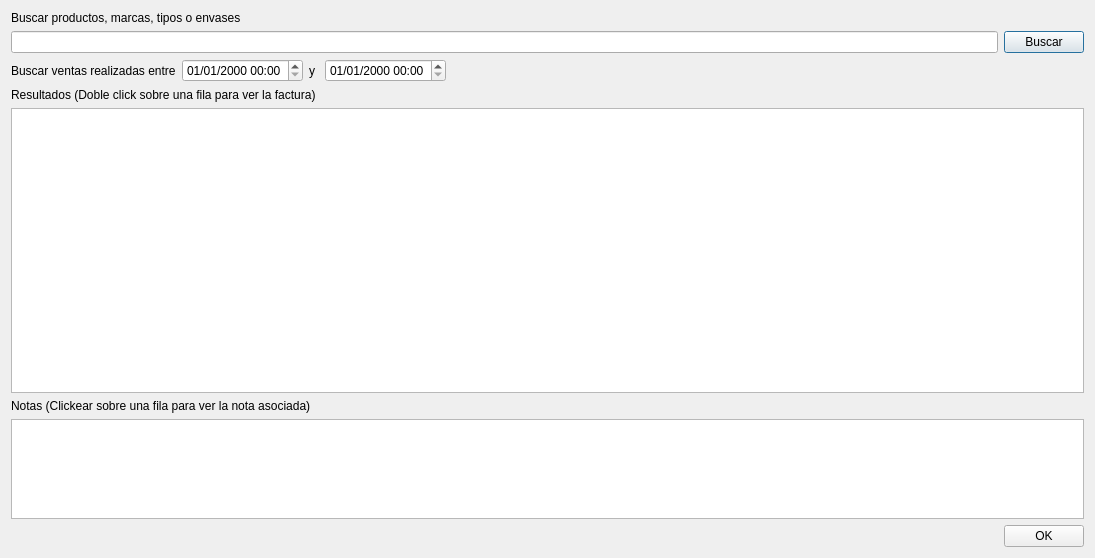
<?xml version="1.0" encoding="UTF-8"?>
<ui version="4.0">
 <class>DiagSaleHistory</class>
 <widget class="QDialog" name="DiagSaleHistory">
  <property name="geometry">
   <rect>
    <x>0</x>
    <y>0</y>
    <width>1095</width>
    <height>558</height>
   </rect>
  </property>
  <property name="windowTitle">
   <string>Historial de Ventas</string>
  </property>
  <layout class="QVBoxLayout" name="verticalLayout_2">
   <item>
    <layout class="QVBoxLayout" name="verticalLayout">
     <item>
      <widget class="QLabel" name="label">
       <property name="text">
        <string>Buscar productos, marcas, tipos o envases</string>
       </property>
      </widget>
     </item>
     <item>
      <layout class="QHBoxLayout" name="horizontalLayout">
       <item>
        <widget class="QLineEdit" name="leSearch"/>
       </item>
       <item>
        <widget class="QPushButton" name="pbButton">
         <property name="text">
          <string>Buscar</string>
         </property>
        </widget>
       </item>
      </layout>
     </item>
    </layout>
   </item>
   <item>
    <layout class="QHBoxLayout" name="horizontalLayout_3">
     <item>
      <widget class="QLabel" name="label_2">
       <property name="text">
        <string>Buscar ventas realizadas entre</string>
       </property>
      </widget>
     </item>
     <item>
      <widget class="QDateTimeEdit" name="dteStart">
       <property name="displayFormat">
        <string>dd/MM/yyyy hh:mm</string>
       </property>
      </widget>
     </item>
     <item>
      <widget class="QLabel" name="label_3">
       <property name="text">
        <string>y </string>
       </property>
      </widget>
     </item>
     <item>
      <widget class="QDateTimeEdit" name="dteEnd">
       <property name="displayFormat">
        <string>dd/MM/yyyy hh:mm</string>
       </property>
      </widget>
     </item>
     <item>
      <spacer name="horizontalSpacer_2">
       <property name="orientation">
        <enum>Qt::Horizontal</enum>
       </property>
       <property name="sizeHint" stdset="0">
        <size>
         <width>40</width>
         <height>20</height>
        </size>
       </property>
      </spacer>
     </item>
    </layout>
   </item>
   <item>
    <widget class="QLabel" name="label_4">
     <property name="text">
      <string>Resultados (Doble click sobre una fila para ver la factura)</string>
     </property>
    </widget>
   </item>
   <item>
    <widget class="QTableWidget" name="twSearchResults"/>
   </item>
   <item>
    <widget class="QLabel" name="label_5">
     <property name="text">
      <string>Notas (Clickear sobre una fila para ver la nota asociada)</string>
     </property>
    </widget>
   </item>
   <item>
    <widget class="QPlainTextEdit" name="plainTextEdit">
     <property name="maximumSize">
      <size>
       <width>16777215</width>
       <height>100</height>
      </size>
     </property>
     <property name="readOnly">
      <bool>true</bool>
     </property>
    </widget>
   </item>
   <item>
    <layout class="QHBoxLayout" name="horizontalLayout_2">
     <item>
      <spacer name="horizontalSpacer">
       <property name="orientation">
        <enum>Qt::Horizontal</enum>
       </property>
       <property name="sizeHint" stdset="0">
        <size>
         <width>40</width>
         <height>20</height>
        </size>
       </property>
      </spacer>
     </item>
     <item>
      <widget class="QPushButton" name="pbOk">
       <property name="text">
        <string>OK</string>
       </property>
      </widget>
     </item>
    </layout>
   </item>
  </layout>
 </widget>
 <resources/>
 <connections/>
</ui>
